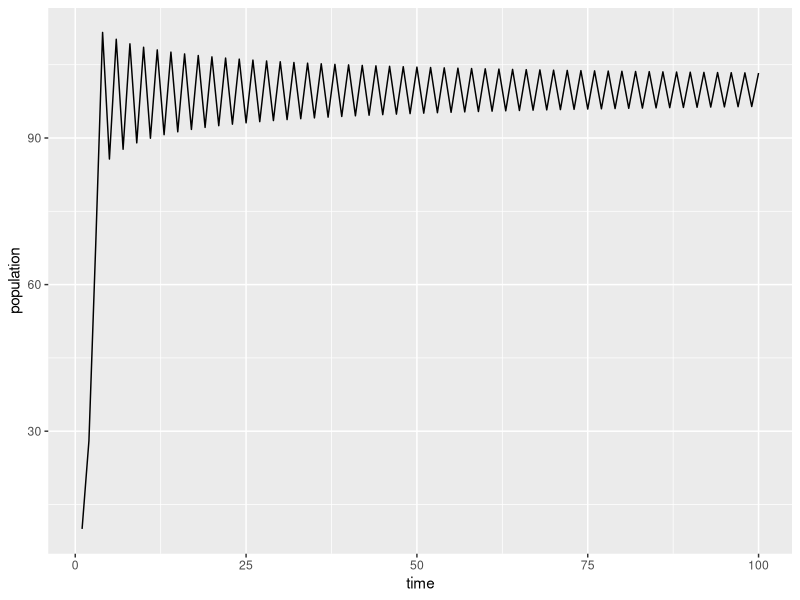
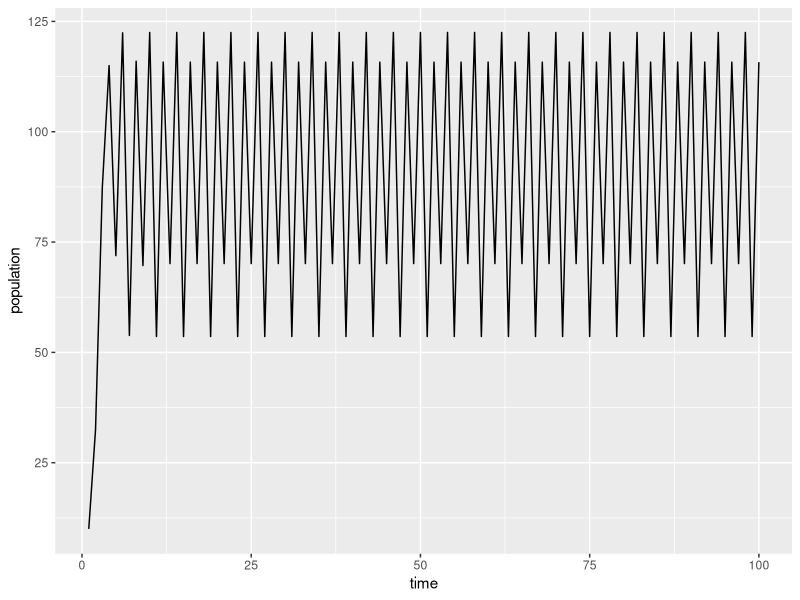
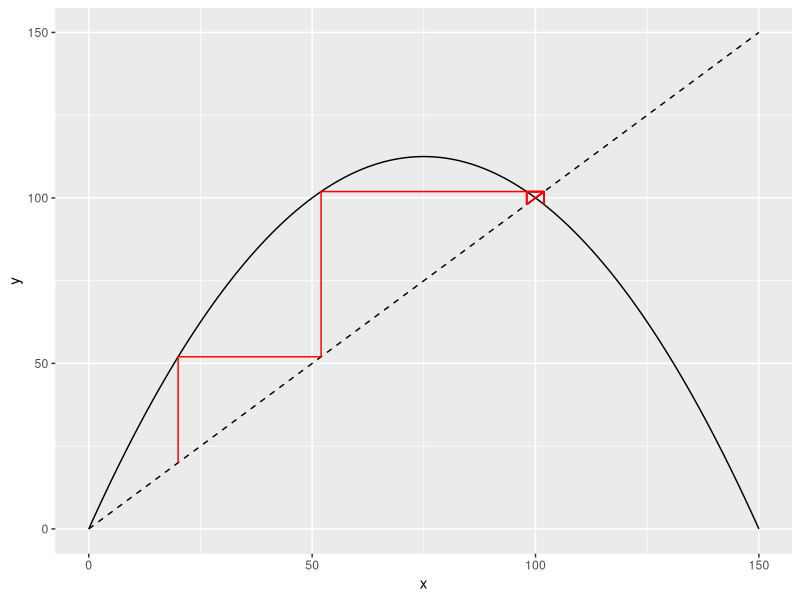
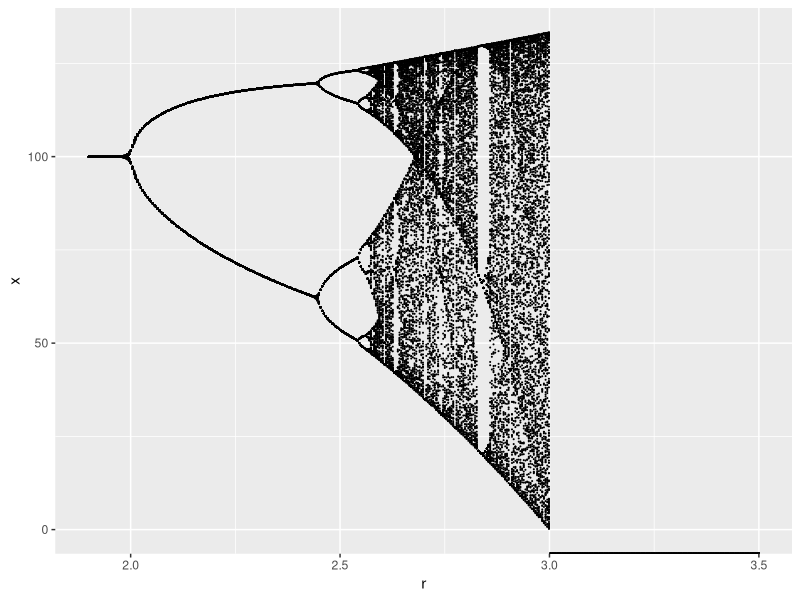

Here is the R script that generated these plots, in order:
## ---- chunk 1
library("tidyverse")

f <- function(x, r, K){
    r * x * (1 - x / K) + x
  }


simulation <- function(r, K = 100, T = 100, x1 = 10){
  
  # Initialize
  x <- numeric(T)
  x[1] <- x1

  # Simulate
  for(t in 1:(T-1)){
    x[t+1] <- f(x = x[t], r, K)
  }
  
  data_frame(time = 1:T,  population = x)
}
## ---- chunk 2
simulation(r = 2)  %>%
  ggplot(aes(time, population)) + geom_line()
## ---- chunk 3
simulation(r = 2.5)  %>%
  ggplot(aes(time, population)) + geom_line()
## ---- chunk 4
K <- 100
r <- 2
x <- 0:150

p1 <-
data_frame(x = x, y = f(x,r,K), z = x) %>%
  ggplot(aes(x,y)) + geom_line() + geom_line(aes(y = z), lty=2) 

x0 <- 0.2 * K
Iter <- 10
for(i in 1:Iter){
  x1 <- f(x0, r, K)
  df <- 
  tribble(~x,  ~y,
           x0,   x0,
           x0,   x1,
           x1,   x1) 
  p1 <- p1 + geom_line(data = df, col="red")
  x0 <- x1
}
    
p1                


## ---- chunk 5
K <- 100

r_range <- seq(1.9, 3.5, len = 400)

burnin <- 100
T <- 200
x <- numeric(T)
rsweep <- numeric(T)
state <- K * 0.2

df <- 
purrr::map_df(r_range, function(r){
  
  for(t in 1:burnin){
    state <- f(state, r, K)
  }
  for(t in 1:T){
    state <- f(state, r, K)
    rsweep[t] <- r
    x[t] <- state
  }
  data_frame(r = rsweep, x = x)
  
})

## ---- chunk 6
df %>%
  ggplot(aes(r, x)) + geom_point(size = 0.05)

